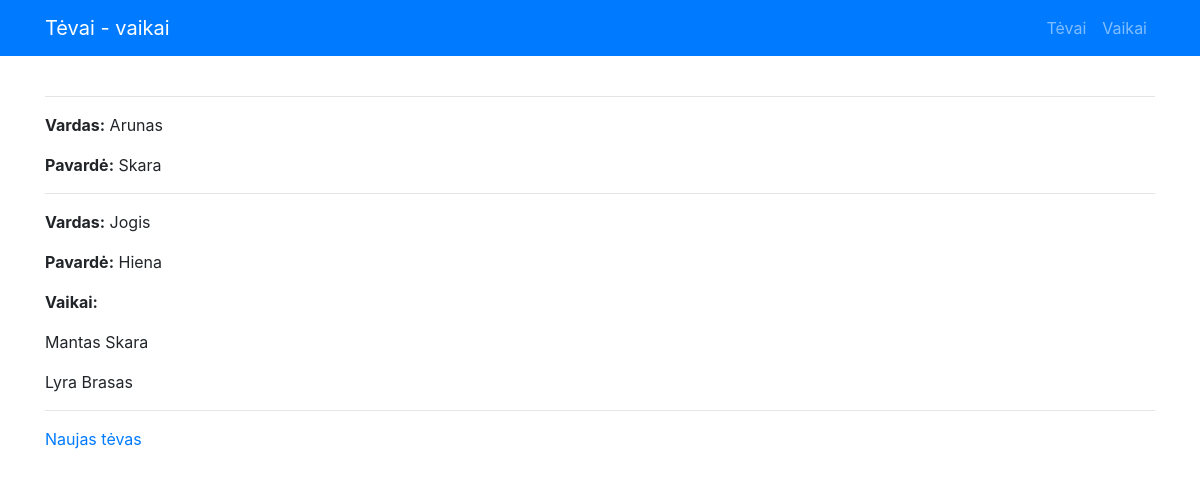
The page /tevai on the database as committed earlier.
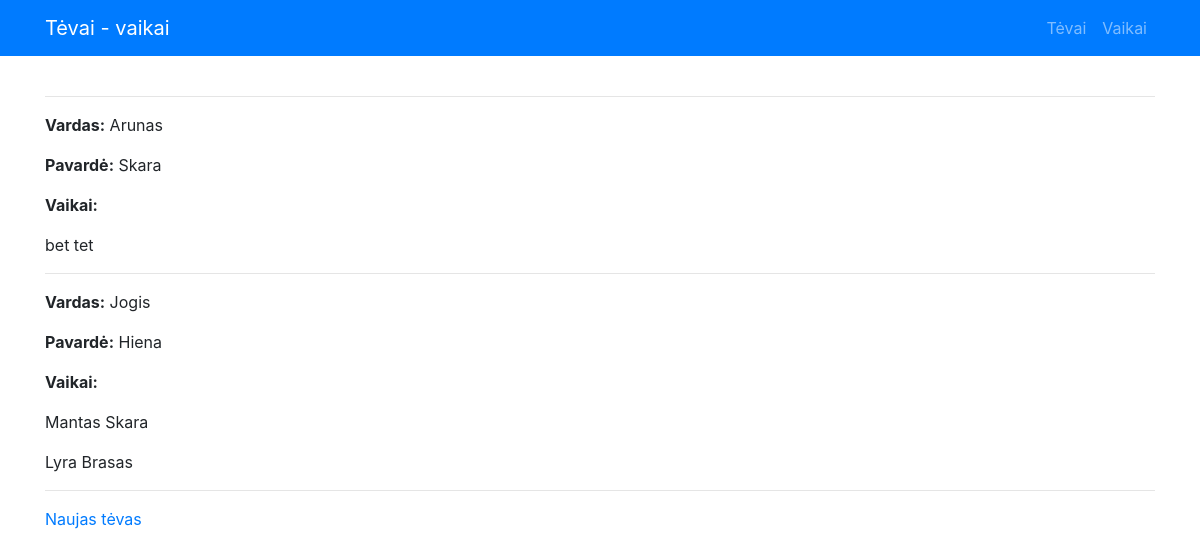
The same page on the database as committed later.
### app.py (models this page shows)
class Tevas(db.Model):
    __tablename__ = "tevas"
    id = db.Column(db.Integer, primary_key=True)
    vardas = db.Column("Vardas", db.String)
    pavarde = db.Column("Pavardė", db.String)
    vaikai = db.relationship("Vaikas", back_populates="tevas")

class Vaikas(db.Model):
    __tablename__ = "vaikas"
    id = db.Column(db.Integer, primary_key=True)
    vardas = db.Column("Vardas", db.String)
    pavarde = db.Column("Pavardė", db.String)
    tevas_id = db.Column(db.Integer, db.ForeignKey("tevas.id"))
    tevas = db.relationship("Tevas", back_populates="vaikai")

### app.py (the view)
@app.route("/tevai")
def parents():
    try:
        visi_tevai = Tevas.query.all()
    except:
        visi_tevai = []
    return render_template("tevai.html", visi_tevai=visi_tevai)

### templates/tevai.html
{% extends "base.html" %}
{% block content %}
{% if visi_tevai %}
{% for tevas in visi_tevai %}
<hr>
<p><strong>Vardas:</strong> {{tevas.vardas}}</p>
<p><strong>Pavardė:</strong> {{tevas.pavarde}}</p>
{% if tevas.vaikai %}
<p><strong>Vaikai:</strong></p>
{% for vaikas in tevas.vaikai %}
<p>{{vaikas.vardas}} {{vaikas.pavarde}}</p>
{% endfor %}
{% endif %}
{% endfor %}
{% endif %}
<hr>
<p><a href="{{ url_for('new_parent')}}">Naujas tėvas</a></p>
{% endblock %}

Rows that differ between the two databases and show on the page:
shown differently, row unchanged: Tevas "Arunas": now shows "Vaikai:"
added Vaikas: vardas "bet", pavarde "tet", shown under Tevas "Arunas"
